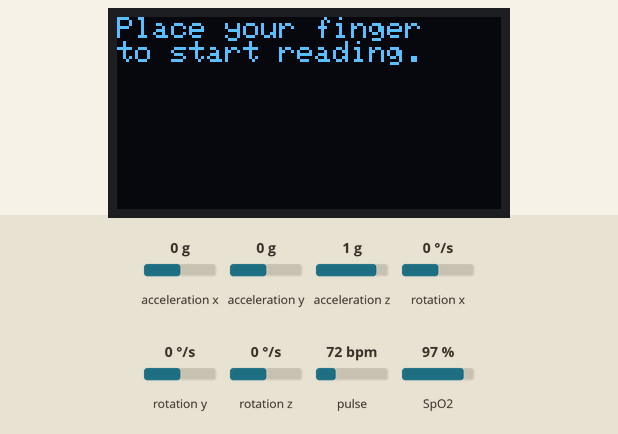
Recording of a sketch running on a simulated Arduino Uno, built with avr-gcc and run on an emulated ATmega328P. Shown: 128×64 one-colour display. The inputs (shaded band) are chosen by the test bench; at power-on: acceleration x 0 g, acceleration y 0 g, acceleration z 1 g, rotation x 0 °/s, rotation y 0 °/s, rotation z 0 °/s, pulse 72 bpm, SpO2 97 %. What the sketch prints to the serial monitor is not drawn.

Above: at 0.1 s.
At 10.9 s:
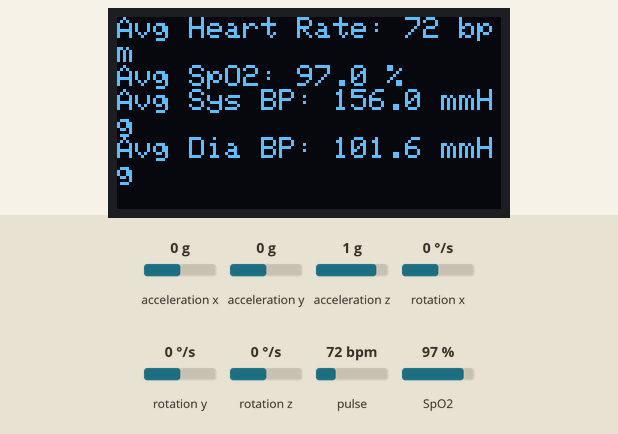
At 13.0 s:
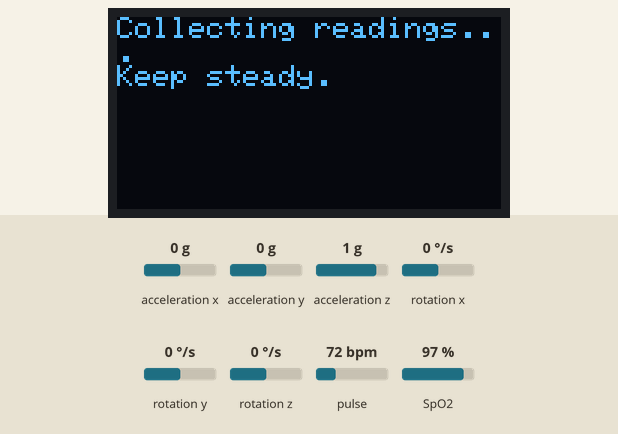

The sketch:

Fall_detection_and_Heart_rate.ino
```cpp
#include <Wire.h>
#include <Adafruit_GFX.h>
#include <Adafruit_SSD1306.h>
#include "MAX30100_PulseOximeter.h"
#include <MPU6050.h>

// OLED Display settings
#define SCREEN_WIDTH 128
#define SCREEN_HEIGHT 64
#define OLED_RESET    -1
Adafruit_SSD1306 display(SCREEN_WIDTH, SCREEN_HEIGHT, &Wire, OLED_RESET);

// MAX30100 sensor settings
PulseOximeter pox;
#define REPORTING_PERIOD_MS 1000 // Report every 1 second
uint32_t tsLastReport = 0;

// Blood pressure calibration constants
#define BASELINE_SBP 120
#define BASELINE_DBP 80
#define CALIBRATION_CONSTANT_SBP 0.5
#define CALIBRATION_CONSTANT_DBP 0.3
#define MAX_READINGS 20
int heartRateBuffer[MAX_READINGS] = {0};
int bufferIndex = 0;
int bufferCount = 0;

// MPU6050 Fall Detection settings
MPU6050 mpu;
#define FALL_THRESHOLD 200
#define STABILIZATION_THRESHOLD 20
#define STABILIZATION_TIME 1000

bool fallDetected = false;
unsigned long stabilizationStartTime = 0;
bool fingerDetected = false;

// Callback for MAX30100 on beat detection
void onBeatDetected() {
    fingerDetected = true;
}

// Function to reset for a new blood pressure reading
void resetForNextReading() {
    fingerDetected = false;
    bufferIndex = 0;
    bufferCount = 0;

    memset(heartRateBuffer, 0, sizeof(heartRateBuffer));

    if (!pox.begin()) {
        Serial.println("FAILED to reinitialize MAX30100 sensor");
        return;
    }
    pox.setIRLedCurrent(MAX30100_LED_CURR_24MA);

    display.clearDisplay();
    display.setCursor(0, 0);
    display.println("Place your finger");
    display.println("to start reading.");
    display.display();
    Serial.println("Place your finger to start reading.");
}

// Function to calculate and display average blood pressure
void calculateAndDisplayAverage() {
    if (bufferCount == 0) {
        Serial.println("No valid readings captured.");
        display.clearDisplay();
        display.setCursor(0, 0);
        display.println("No valid readings.");
        display.println("Try again.");
        display.display();
        return;
    }

    int totalHeartRate = 0;
    for (int i = 0; i < bufferCount; i++) {
        totalHeartRate += heartRateBuffer[i];
    }

    int averageHeartRate = totalHeartRate / bufferCount;
    float averageSystolicBP = BASELINE_SBP + CALIBRATION_CONSTANT_SBP * averageHeartRate;
    float averageDiastolicBP = BASELINE_DBP + CALIBRATION_CONSTANT_DBP * averageHeartRate;
    float averageSpO2 = pox.getSpO2();

    display.clearDisplay();
    display.setCursor(0, 0);
    display.print("Avg Heart Rate: ");
    display.print(averageHeartRate);
    display.println(" bpm");
    display.print("Avg SpO2: ");
    display.print(averageSpO2, 1);
    display.println(" %");
    display.print("Avg Sys BP: ");
    display.print(averageSystolicBP, 1);
    display.println(" mmHg");
    display.print("Avg Dia BP: ");
    display.print(averageDiastolicBP, 1);
    display.println(" mmHg");
    display.display();

    Serial.println("Final Average Readings:");
    Serial.print("Heart Rate: ");
    Serial.print(averageHeartRate);
    Serial.println(" bpm");
    Serial.print("SpO2: ");
    Serial.print(averageSpO2, 1);
    Serial.println(" %");
    Serial.print("Systolic BP: ");
    Serial.print(averageSystolicBP, 1);
    Serial.println(" mmHg");
    Serial.print("Diastolic BP: ");
    Serial.print(averageDiastolicBP, 1);
    Serial.println(" mmHg");

    delay(2000);

    // Post-reading instruction
    display.clearDisplay();
    display.setCursor(0, 0);
    display.println("Remove your finger.");
    display.println("Place it again for");
    display.println("a new reading.");
    display.display();


        Serial.println("Remove your finger. Place it again for a new reading");
}

// Initialize MPU6050
void initFallDetection() {
    Serial.println("Initialize MPU6050");
    while (!mpu.begin(MPU6050_SCALE_2000DPS, MPU6050_RANGE_2G)) {
        Serial.println("Could not find a valid MPU6050 sensor, check wiring!");
        delay(500);
    }
    mpu.calibrateGyro();
    mpu.setThreshold(3);
    Serial.println("MPU6050 initialized successfully");
}

// Function to check for falls
void checkForFalls() {
    Vector normGyro = mpu.readNormalizeGyro();
    float totalGyro = sqrt(normGyro.XAxis * normGyro.XAxis +
                           normGyro.YAxis * normGyro.YAxis +
                           normGyro.ZAxis * normGyro.ZAxis);

    if (!fallDetected && totalGyro > FALL_THRESHOLD) {
        fallDetected = true;
        Serial.println("ALERT: Fall detected!");
        display.clearDisplay();
        display.setCursor(0, 0);
        display.println("Fall Detected!");
        display.display();
        stabilizationStartTime = millis();
    }

    if (fallDetected) {
        if (totalGyro < STABILIZATION_THRESHOLD) {
            if (millis() - stabilizationStartTime >= STABILIZATION_TIME) {
                fallDetected = false;
                Serial.println("Stabilization complete. Fall state cleared.");

                display.clearDisplay();
                display.setCursor(0, 0);
                display.println("Stabilized.");
                display.println("Place your finger");
                display.println("to start reading.");
                display.display();
                resetForNextReading();
            }
        } else {
            stabilizationStartTime = millis();
        }
    }
}

void setup() {
    Serial.begin(115200);

    if (!display.begin(SSD1306_SWITCHCAPVCC, 0x3C)) {
        Serial.println("SSD1306 allocation failed");
        for (;;);
    }
    display.clearDisplay();
    display.setTextSize(1);
    display.setTextColor(SSD1306_WHITE);

    if (!pox.begin()) {
        Serial.println("FAILED to initialize MAX30100 sensor");
        display.println("FAILED to initialize MAX30100 sensor");
        display.display();
        for (;;);
    }
    pox.setIRLedCurrent(MAX30100_LED_CURR_24MA);
    pox.setOnBeatDetectedCallback(onBeatDetected);

    initFallDetection();
    resetForNextReading();
}

void loop() {
    pox.update();
    checkForFalls();

    static unsigned long startTime = 0;
    static bool waitingForReadings = false;

    if (fingerDetected && !waitingForReadings) {
        waitingForReadings = true;
        startTime = millis();
        display.clearDisplay();
        display.setCursor(0, 0);
        display.println("Collecting readings...");
        display.println("Keep steady.");
        display.display();

        Serial.println("Collecting Readings.....Keep steady.");
    }

    if (waitingForReadings) {
        if (millis() - startTime <= 10000) { // Collect readings for 10 seconds
            float heartRate = pox.getHeartRate();
            float spo2 = pox.getSpO2();

            if (heartRate > 40 && heartRate < 200 && spo2 > 70 && spo2 < 100) {
                heartRateBuffer[bufferIndex] = round(heartRate);
                bufferIndex = (bufferIndex + 1) % MAX_READINGS;
                if (bufferCount < MAX_READINGS) bufferCount++;
            }
        } else {
            waitingForReadings = false;
            calculateAndDisplayAverage();
            resetForNextReading();
        }
    }
}
```

Measured:
- by itself, everything shown: repeats every 12.1 s, in 3 steps
- what the display in image 1 shows lasts 2.0 s, from 10.9 s to 12.9 s
- what the display in image 2 shows lasts 10.0 s, from 13.0 s to 23.0 s
